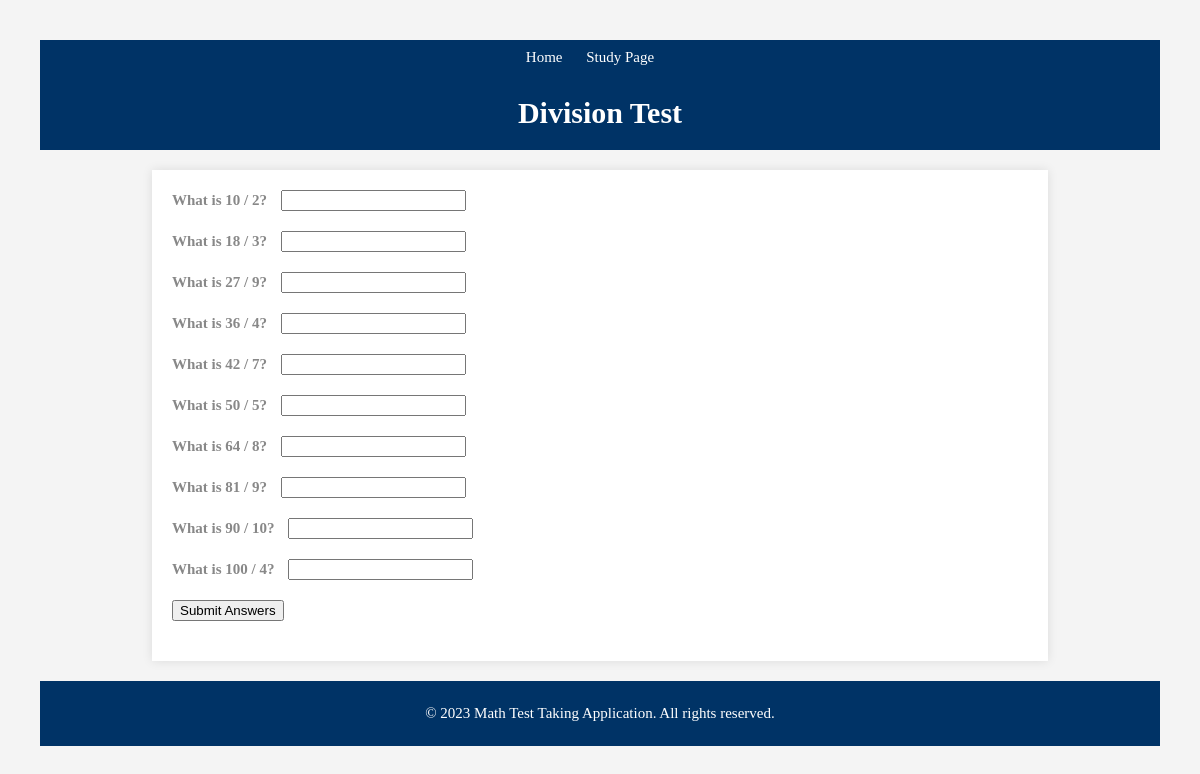
The page /division.html on the database its author committed.
### tables this page shows
CREATE TABLE division_questions ( id INTEGER PRIMARY KEY, question TEXT, correct_answer INTEGER);

### math_quiz/app.py (the view)
@app.route('/division.html', methods=['GET', 'POST'])
def division():
    if request.method == 'POST':
        questions, correct_answers = get_division_questions()
        print("User Answers:", request.form.values())
        print("Correct Answers:", correct_answers)
        user_answers = [int(request.form.get(f'q{i}')) for i in range(1, len(correct_answers) + 1)]
        print("User Answers:", user_answers)
        score = calculate_score(user_answers, correct_answers)
        if score >= 70:
            feedback_message = "Congratulations! You passed the test."
        else:
            feedback_message = "You need to study more. Try again later."
        return render_template('division.html', score=score, feedback_message=feedback_message)
    else:
        questions, _ = get_division_questions()
        return render_template('division.html', questions=questions)

### math_quiz/app.py (called while the page is built)
def get_division_questions():
    questions = []
    correct_answers = []
    with sqlite3.connect('quiz.db') as conn:
        cursor = conn.cursor()
        cursor.execute("SELECT question, correct_answer FROM division_questions")
        rows = cursor.fetchall()
        for row in rows:
            questions.append(row[0])
            correct_answers.append(row[1])
    return questions, correct_answers

### math_quiz/templates/division.html (shortened to what this page needs)
<!DOCTYPE html>
<html lang="en">
<head>
</head>
<body>
    <nav>
        <ul class="nav-links">
            <li><a href="/">Home</a></li>
            <li><a href="study.html">Study Page</a></li>
        </ul>
    </nav>
    <header>
        <h1>Division Test</h1>
    </header>
    <section class="quiz-container">
        <form id="divisionTestForm" method="post" action="/division.html">
            {% for question in questions %}
            <div class="question">
                <label>{{ question }}</label>
                <input type="text" name="q{{ loop.index }}" autocomplete="off">
            </div>
            {% endfor %}
            <button type="submit">Submit Answers</button>
        </form>
    </section>
    <footer>
        <p>&copy; 2023 Math Test Taking Application. All rights reserved.</p>
    </footer>
</body>
</html>

### math_quiz/templates/division.html (style rules this page uses)
* { box-sizing: border-box; }
body { font-family: 'Georgia', Palatino, 'Palatino Linotype', Times, 'Times New Roman', serif; font-size: 15px; color: #888; letter-spacing: 0px; text-align: justify; line-height: 100%; margin: 20px; padding: 20px; background-color: #f4f4f4; }
nav { background-color: #003366; overflow: hidden; text-align: center; padding: 10px; }
.nav-links { list-style-type: none; margin: 0; padding: 0; }
.nav-links li { display: inline-block; margin-right: 20px; }
.nav-links li a { color: #ffffff; text-decoration: none; }
header { text-align: center; padding: 10px; background-color: #003366; color: #ffffff; margin-bottom: 20px; }
.quiz-container { width: 80%; margin: auto; background-color: #fff; padding: 20px; box-shadow: 0 0 10px 0 rgba(0,0,0,0.1); }
.question { margin-bottom: 20px; }
.question label { font-weight: bold; }
.question input { margin-left: 10px; }
footer { margin-top: 20px; padding: 10px; background-color: #003366; color: #ffffff; text-align: center; }

### rows shown on the page
division_questions: question "What is 10 / 2?"
division_questions: question "What is 18 / 3?"
division_questions: question "What is 27 / 9?"
division_questions: question "What is 36 / 4?"
division_questions: question "What is 42 / 7?"
division_questions: question "What is 50 / 5?"
division_questions: question "What is 64 / 8?"
division_questions: question "What is 81 / 9?"
division_questions: question "What is 90 / 10?"
division_questions: question "What is 100 / 4?"
